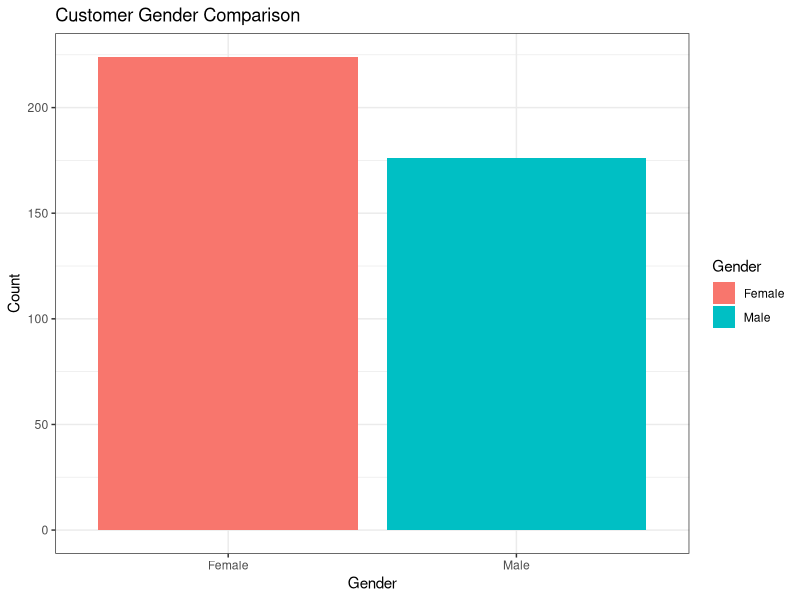
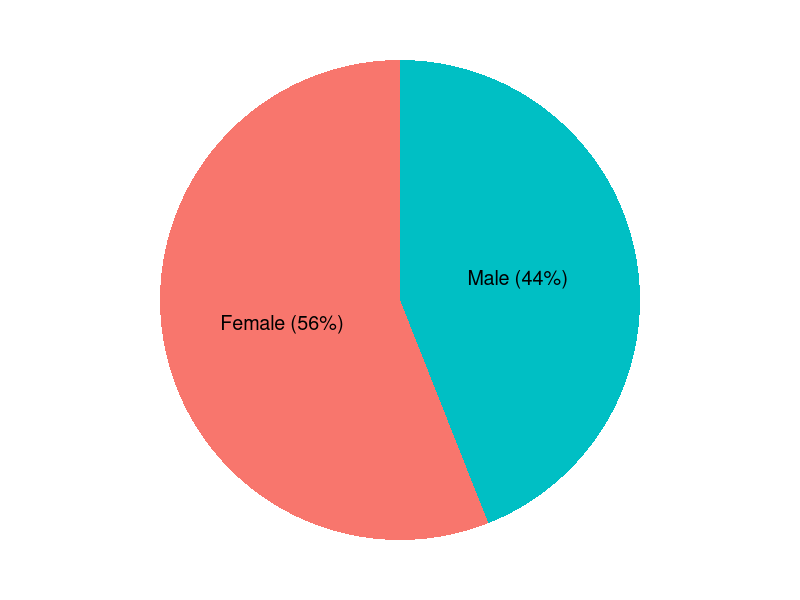
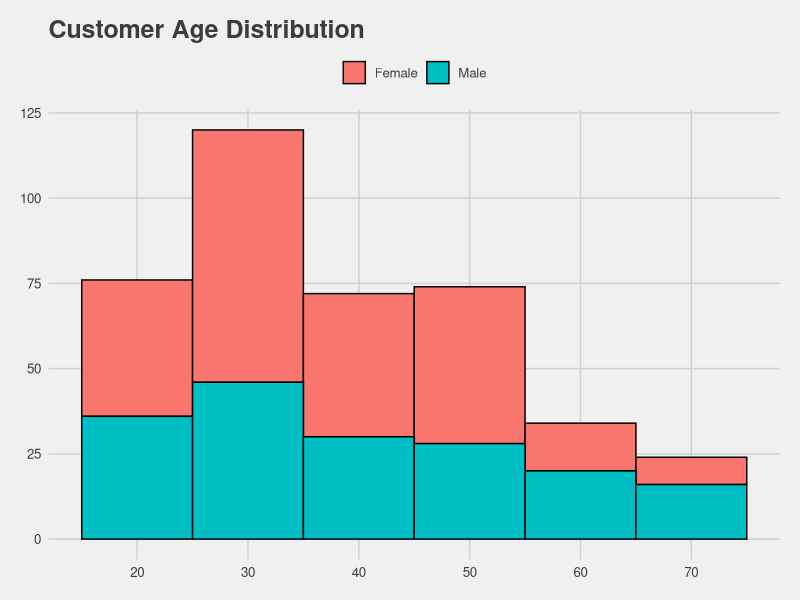
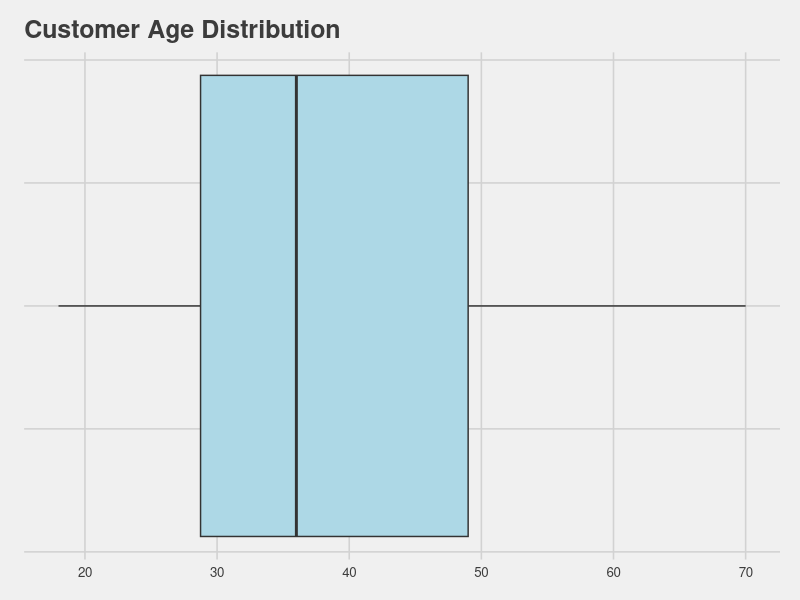
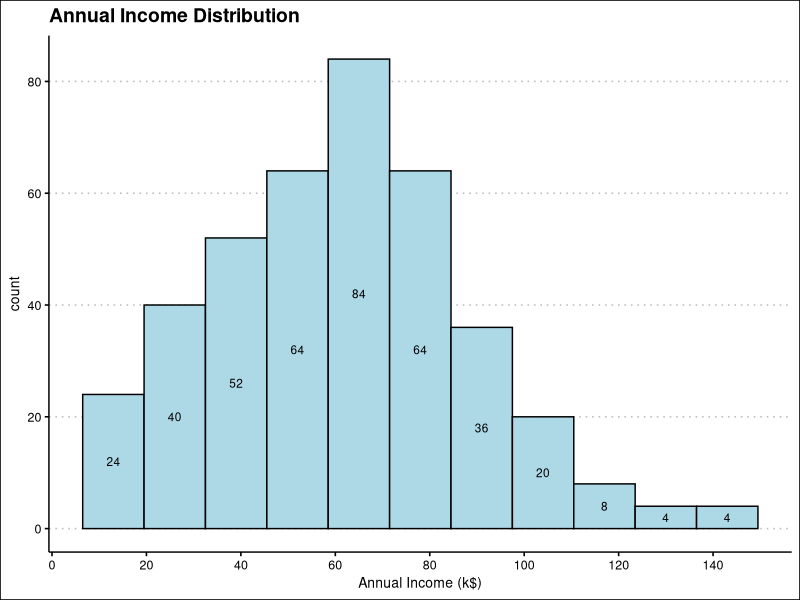
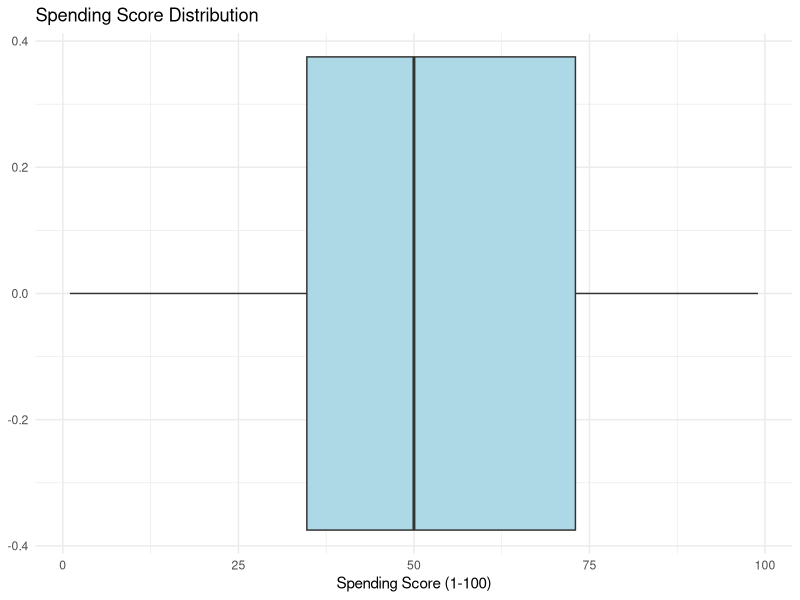
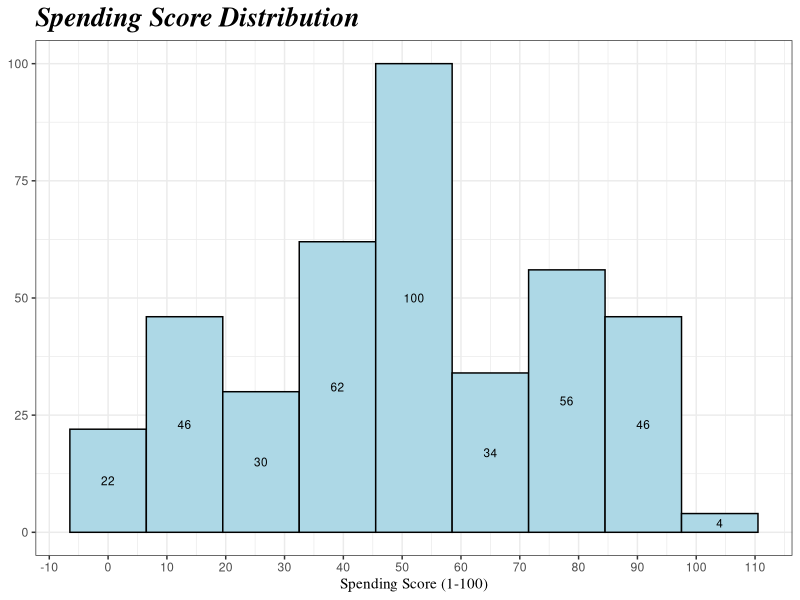

R code for these plots, in order:
# Load packages
library(tidyverse)

# Read in customer data
customer_data <- read_csv("Mall_Customers.csv")

# Exploration
str(customer_data)

names(customer_data)
head(customer_data)

summary(customer_data$Age)
sd(customer_data$Age)
summary(customer_data$Annual.Income..k..)
sd(customer_data$Annual.Income..k..)
summary(customer_data$Age)
sd(customer_data$Spending.Score..1.100.)

# Visualize Gender Distribution
  # simple bar chart
ggplot(data = customer_data, aes(Gender)) +
  geom_bar(aes(fill = Gender)) +
  theme_bw() +
  labs(title = "Customer Gender Comparison",
       x = "Gender",
       y = "Count")

  # pie chart using gender proportions
gen <- table(customer_data$Gender)
gender_pct <- round(gen/sum(gen) * 100)

tbl <- tibble(gender_pct, gender = c("Female", "Male")) %>% 
  arrange(desc(gender)) %>% 
  mutate(prop = gender_pct) %>% 
  mutate(ypos = cumsum(prop)- 0.5*prop )

labs <- paste(tbl$gender, " (", tbl$gender_pct, "%)", sep="")

ggplot(data = tbl, aes(x = "", y = gender_pct, fill = gender)) +
  geom_bar(stat = "identity", width = 1) +
  coord_polar("y", start = 0) +
  theme_void() +
  theme(legend.position = "none") +
  geom_text(aes(y = ypos, label = labs),
            color = "black",
            size = 5) 

# Visualizing Age Distributions
summary(customer_data$Age)

  # histogram
ggplot(data = customer_data, aes(Age)) +
  geom_histogram(binwidth = 10, aes(fill = Gender), color = "black") +
  ggthemes::theme_fivethirtyeight() +
  scale_x_continuous(n.breaks = 10) +
  theme(legend.position = "top", legend.title = element_blank()) +
  labs(title = "Customer Age Distribution",
       x = "Age",
       y = "Count")

  # simple box plot
ggplot(data = customer_data, aes(Age)) +
  geom_boxplot(fill = "lightblue") +
  scale_y_continuous(labels = NULL) +
  labs(title = "Customer Age Distribution") +
  ggthemes::theme_fivethirtyeight()
  
# Visualizing Income Distribution
summary(customer_data$`Annual Income (k$)`)

  # histogram displaying income bracket
ggplot(data = customer_data, aes(`Annual Income (k$)`)) +
  geom_histogram(binwidth = 13, color = "black", fill = "lightblue") +
  stat_bin(binwidth = 13, geom = "text", color = "black", size = 3, aes(label = ..count..),
           position = position_stack(vjust = .5)) +
  scale_x_continuous(n.breaks = 10) +
  theme(legend.position = "top",
        legend.title = element_blank()) +
  labs(title = "Annual Income Distribution",
       xlab = "Income (in k$)") +
  ggthemes::theme_clean()

# Visualizing Spending Score Distribution
  # simple boxplot
ggplot(data = customer_data, aes(`Spending Score (1-100)`)) +
  geom_boxplot(fill = "lightblue") +
  labs(title = "Spending Score Distribution ") +
  theme_minimal()

  # histogram displaying Spending Score bins
ggplot(data = customer_data, aes(`Spending Score (1-100)`)) +
  geom_histogram(binwidth = 13, color = "black", fill = "lightblue") +
  stat_bin(binwidth = 13, geom = "text", color = "black", size = 3, aes(label = ..count..),
           position = position_stack(vjust = .5)) +
  theme_bw() +
  scale_x_continuous(n.breaks = 10) +
  theme(axis.title.x = element_text(family = "serif"),
        axis.title.y = element_blank(),
        plot.title = element_text(family = "serif", size = 20, face = "bold.italic")) +
  labs(title = "Spending Score Distribution",
       xlab = "Spending Score",
       ylab = "")

